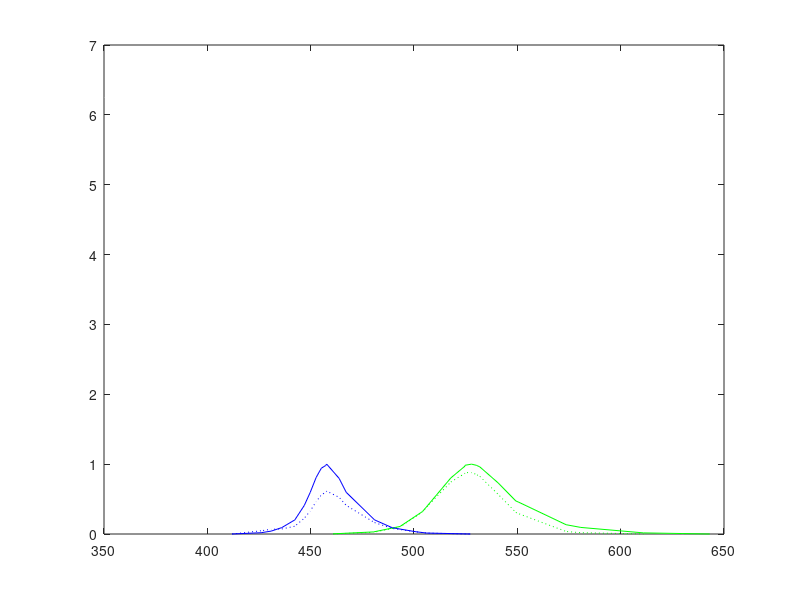

Reproduce this figure in MATLAB. (Note: this script raises an error after producing the figure.)
%% Clear
clear

%% CIE HUMAN SCOTOPIC
h2x = [380 381 382 383 384 385 386 387 388 389 390 391 392 393 394 395 396 397 398 399 400 401 402 403 404 405 406 407 408 409 410 411 412 413 414 415 416 417 418 419 420 421 422 423 424 425 426 427 428 429 430 431 432 433 434 435 436 437 438 439 440 441 442 443 444 445 446 447 448 449 450 451 452 453 454 455 456 457 458 459 460 461 462 463 464 465 466 467 468 469 470 471 472 473 474 475 476 477 478 479 480 481 482 483 484 485 486 487 488 489 490 491 492 493 494 495 496 497 498 499 500 501 502 503 504 505 506 507 508 509 510 511 512 513 514 515 516 517 518 519 520 521 522 523 524 525 526 527 528 529 530 531 532 533 534 535 536 537 538 539 540 541 542 543 544 545 546 547 548 549 550 551 552 553 554 555 556 557 558 559 560 561 562 563 564 565 566 567 568 569 570 571 572 573 574 575 576 577 578 579 580 581 582 583 584 585 586 587 588 589 590 591 592 593 594 595 596 597 598 599 600 601 602 603 604 605 606 607 608 609 610 611 612 613 614 615 616 617 618 619 620 621 622 623 624 625 626 627 628 629 630 631 632 633 634 635 636 637 638 639 640 641 642 643 644 645 646 647 648 649 650 651 652 653 654 655 656 657 658 659 660 661 662 663 664 665 666 667 668 669 670 671 672 673 674 675 676 677 678 679 680 681 682 683 684 685 686 687 688 689 690 691 692 693 694 695 696 697 698 699 700 701 702 703 704 705 706 707 708 709 710 711 712 713 714 715 716 717 718 719 720 721 722 723 724 725 726 727 728 729 730 731 732 733 734 735 736 737 738 739 740 741 742 743 744 745 746 747 748 749 750 751 752 753 754 755 756 757 758 759 760 761 762 763 764 765 766 767 768 769 770 771 772 773 774 775 776 777 778 779 780];
h2y = [0.000589 0.000665 0.000752 0.000854 0.000972 0.001108 0.001268 0.001453 0.001668 0.001918 0.002209 0.002547 0.002939 0.003394 0.003921 0.00453 0.00524 0.00605 0.00698 0.00806 0.00929 0.0107 0.01231 0.01413 0.01619 0.01852 0.02113 0.02405 0.0273 0.03089 0.03484 0.03916 0.0439 0.049 0.0545 0.0604 0.0668 0.0736 0.0808 0.0885 0.0966 0.1052 0.1141 0.1235 0.1334 0.1436 0.1541 0.1651 0.1764 0.1879 0.1998 0.2119 0.2243 0.2369 0.2496 0.2625 0.2755 0.2886 0.3017 0.3149 0.3281 0.3412 0.3543 0.3673 0.3803 0.3931 0.406 0.418 0.431 0.443 0.455 0.467 0.479 0.49 0.502 0.513 0.524 0.535 0.546 0.557 0.567 0.578 0.588 0.599 0.61 0.62 0.631 0.642 0.653 0.664 0.676 0.687 0.699 0.71 0.722 0.734 0.745 0.757 0.769 0.781 0.793 0.805 0.817 0.828 0.84 0.851 0.862 0.873 0.884 0.894 0.904 0.914 0.923 0.932 0.941 0.949 0.957 0.964 0.97 0.976 0.982 0.986 0.99 0.994 0.997 0.998 1 1 1 0.998 0.997 0.994 0.99 0.986 0.981 0.975 0.968 0.961 0.953 0.944 0.935 0.925 0.915 0.904 0.892 0.88 0.867 0.854 0.84 0.826 0.811 0.796 0.781 0.765 0.749 0.733 0.717 0.7 0.683 0.667 0.65 0.633 0.616 0.599 0.581 0.564 0.548 0.531 0.514 0.497 0.481 0.465 0.448 0.433 0.417 0.402 0.3864 0.3715 0.3569 0.3427 0.3288 0.3151 0.3018 0.2888 0.2762 0.2639 0.2519 0.2403 0.2291 0.2182 0.2076 0.1974 0.1876 0.1782 0.169 0.1602 0.1517 0.1436 0.1358 0.1284 0.1212 0.1143 0.1078 0.1015 0.0956 0.0899 0.0845 0.0793 0.0745 0.0699 0.0655 0.0613 0.0574 0.0537 0.0502 0.0469 0.0438 0.0409 0.03816 0.03558 0.03315 0.03087 0.02874 0.02674 0.02487 0.02312 0.02147 0.01994 0.01851 0.01718 0.01593 0.01477 0.01369 0.01269 0.01175 0.01088 0.01007 0.00932 0.00862 0.00797 0.00737 0.00682 0.0063 0.00582 0.00538 0.00497 0.00459 0.00424 0.003913 0.003613 0.003335 0.003079 0.002842 0.002623 0.002421 0.002235 0.002062 0.001903 0.001757 0.001621 0.001497 0.001382 0.001276 0.001178 0.001088 0.001005 0.000928 0.000857 0.000792 0.000732 0.000677 0.000626 0.000579 0.000536 0.000496 0.000459 0.000425 0.0003935 0.0003645 0.0003377 0.0003129 0.0002901 0.0002689 0.0002493 0.0002313 0.0002146 0.0001991 0.0001848 0.0001716 0.0001593 0.000148 0.0001375 0.0001277 0.0001187 0.0001104 0.0001026 0.0000954 0.0000888 0.0000826 0.0000769 0.0000715 0.0000666 0.000062 0.0000578 0.0000538 0.0000501 0.0000467 0.0000436 0.0000406 0.00003789 0.00003533 0.00003295 0.00003075 0.0000287 0.00002679 0.00002501 0.00002336 0.00002182 0.00002038 0.00001905 0.0000178 0.00001664 0.00001556 0.00001454 0.0000136 0.00001273 0.00001191 0.00001114 0.00001043 0.00000976 0.00000914 0.00000856 0.00000802 0.00000751 0.00000704 0.0000066 0.00000618 0.0000058 0.00000544 0.0000051 0.00000478 0.00000449 0.00000421 0.000003951 0.000003709 0.000003482 0.00000327 0.00000307 0.000002884 0.00000271 0.000002546 0.000002393 0.00000225 0.000002115 0.000001989 0.00000187 0.000001759 0.000001655 0.000001557 0.000001466 0.000001379 0.000001299 0.000001223 0.000001151 0.000001084 0.000001022 0.000000962 0.000000907 0.000000855 0.000000806 0.00000076 0.000000716 0.000000675 0.000000637 0.000000601 0.000000567 0.000000535 0.000000505 0.000000477 0.00000045 0.000000425 0.000000401 0.000000379 0.000000358 0.0000003382 0.0000003196 0.0000003021 0.0000002855 0.0000002699 0.0000002552 0.0000002413 0.0000002282 0.0000002159 0.0000002042 0.0000001932 0.0000001829 0.0000001731 0.0000001638 0.0000001551 0.0000001468 0.000000139];

%% CIE HUMAN PHOTOTOPIC
h1x = [380 381 382 383 384 385 386 387 388 389 390 391 392 393 394 395 396 397 398 399 400 401 402 403 404 405 406 407 408 409 410 411 412 413 414 415 416 417 418 419 420 421 422 423 424 425 426 427 428 429 430 431 432 433 434 435 436 437 438 439 440 441 442 443 444 445 446 447 448 449 450 451 452 453 454 455 456 457 458 459 460 461 462 463 464 465 466 467 468 469 470 471 472 473 474 475 476 477 478 479 480 481 482 483 484 485 486 487 488 489 490 491 492 493 494 495 496 497 498 499 500 501 502 503 504 505 506 507 508 509 510 511 512 513 514 515 516 517 518 519 520 521 522 523 524 525 526 527 528 529 530 531 532 533 534 535 536 537 538 539 540 541 542 543 544 545 546 547 548 549 550 551 552 553 554 555 556 557 558 559 560 561 562 563 564 565 566 567 568 569 570 571 572 573 574 575 576 577 578 579 580 581 582 583 584 585 586 587 588 589 590 591 592 593 594 595 596 597 598 599 600 601 602 603 604 605 606 607 608 609 610 611 612 613 614 615 616 617 618 619 620 621 622 623 624 625 626 627 628 629 630 631 632 633 634 635 636 637 638 639 640 641 642 643 644 645 646 647 648 649 650 651 652 653 654 655 656 657 658 659 660 661 662 663 664 665 666 667 668 669 670 671 672 673 674 675 676 677 678 679 680 681 682 683 684 685 686 687 688 689 690 691 692 693 694 695 696 697 698 699 700 701 702 703 704 705 706 707 708 709 710 711 712 713 714 715 716 717 718 719 720 721 722 723 724 725 726 727 728 729 730 731 732 733 734 735 736 737 738 739 740 741 742 743 744 745 746 747 748 749 750 751 752 753 754 755 756 757 758 759 760 761 762 763 764 765 766 767 768 769 770 771 772 773 774 775 776 777 778 779 780];
h1y = [0.0002 0.000228 0.000261 0.000299 0.000344 0.000396 0.000455 0.000525 0.000604 0.000696 0.0008 0.000916 0.00105 0.0012 0.00136 0.00155 0.00175 0.00188 0.00223 0.0025 0.0028 0.00312 0.00346 0.00383 0.00423 0.00466 0.00512 0.00562 0.00617 0.00676 0.0074 0.00815 0.00896 0.00983 0.0108 0.0118 0.0128 0.014 0.0151 0.0163 0.0175 0.0186 0.0196 0.0207 0.0217 0.0227 0.0236 0.0246 0.0255 0.0264 0.0273 0.0283 0.0294 0.0304 0.0315 0.0326 0.0337 0.0347 0.0358 0.0369 0.0379 0.0388 0.0398 0.0406 0.0415 0.0424 0.0433 0.0441 0.045 0.0459 0.0468 0.0477 0.0487 0.0498 0.0509 0.0521 0.0534 0.0549 0.0564 0.0581 0.06 0.0626 0.0653 0.068 0.0709 0.0739 0.077 0.0803 0.0837 0.0872 0.091 0.0949 0.099 0.104 0.108 0.113 0.118 0.123 0.128 0.133 0.139 0.145 0.15 0.156 0.163 0.169 0.176 0.184 0.191 0.199 0.208 0.217 0.227 0.237 0.247 0.259 0.27 0.28229 0.29505 0.30857 0.323 0.3384 0.35468 0.37169 0.38928 0.4073 0.42562 0.4443 0.46339 0.48293 0.503 0.52356 0.54451 0.56569 0.58696 0.6082 0.62934 0.6503 0.67087 0.69084 0.71 0.72818 0.74546 0.76196 0.77783 0.7932 0.80811 0.82249 0.8363 0.84949 0.862 0.87381 0.88496 0.89549 0.90544 0.91485 0.92373 0.93209 0.93992 0.94722 0.954 0.96025 0.966 0.97126 0.97602 0.9803 0.98409 0.98748 0.99031 0.99281 0.99495 0.99671 0.99809 0.99911 0.99974 1 0.99985 0.9993 0.99832 0.99689 0.995 0.9926 0.98974 0.98644 0.98272 0.9786 0.97408 0.96917 0.96385 0.95813 0.952 0.94545 0.93849 0.93116 0.92345 0.9154 0.907 0.89827 0.8892 0.87978 0.87 0.85986 0.84939 0.83862 0.82758 0.8163 0.80479 0.79308 0.78119 0.76915 0.757 0.74475 0.73242 0.72 0.70749 0.6949 0.68221 0.66947 0.65674 0.64384 0.631 0.61815 0.60531 0.59247 0.57963 0.5668 0.55396 0.54113 0.52835 0.51563 0.503 0.49046 0.47803 0.46567 0.4534 0.4412 0.42908 0.41703 0.40503 0.39303 0.381 0.36891 0.35682 0.34477 0.33281 0.32 0.30933 0.29785 0.28659 0.27562 0.265 0.25476 0.24488 0.23533 0.22605 0.217 0.20816 0.19954 0.19115 0.18297 0.175 0.16722 0.15964 0.15227 0.14512 0.1382 0.1315 0.12502 0.11877 0.11276 0.107 0.10147 0.0962 0.0911 0.0863 0.0816 0.0771 0.0728 0.0687 0.0648 0.061 0.0574 0.054 0.0507 0.0475 0.0446 0.0418 0.0391 0.0366 0.0342 0.032 0.03 0.0281 0.0263 0.0247 0.0232 0.0218 0.0205 0.0193 0.0181 0.017 0.0159 0.0148 0.0138 0.0128 0.0119 0.0111 0.0103 0.00953 0.00885 0.00821 0.00762 0.00709 0.00659 0.00614 0.00572 0.00534 0.005 0.00468 0.00438 0.0041 0.00384 0.00359 0.00335 0.00313 0.00293 0.00274 0.00256 0.00239 0.00224 0.00209 0.00195 0.00182 0.0017 0.00159 0.00148 0.00138 0.00129 0.0012 0.00112 0.00105 0.000977 0.000911 0.00085 0.000793 0.00074 0.00069 0.000643 0.000599 0.000558 0.00052 0.000484 0.00045 0.000418 0.000389 0.000361 0.000335 0.000311 0.000289 0.000268 0.000249 0.000231 0.000215 0.000199 0.000185 0.000172 0.000151 0.000149 0.000138 0.000129 0.00012 0.000112 0.000104 0.0000973 0.0000908 0.0000848 0.0000791 0.0000739 0.0000689 0.0000643 0.00006 0.000056 0.0000522 0.0000487 0.0000454 0.0000424 0.0000396 0.0000369 0.0000345 0.0000321 0.00003 0.000028 0.0000261 0.0000244 0.0000227 0.0000212 0.0000198 0.0000185 0.0000172 0.0000161 0.000015];

%% MOUSE SENSITIVITY based on Jacobs
m1x = [350.516351118761 366.006884681583 383.562822719449 393.889845094664 421.256454388984 432.616179001721 447.590361445783 492.512908777969 504.905335628227 536.402753872633 552.409638554217 571.514629948365 584.423407917384 612.822719449225 630.378657487091];
m1y = [6.74545454545455 6.79090909090909 6.69090909090909 6.52727272727273 5.61818181818182 5.49090909090909 5.6 5.91818181818182 5.94545454545455 5.87272727272727 5.73636363636364 5.41818181818182 5.14545454545455 4.35454545454545 3.71818181818182];
%m1x = m1x(6:15)
%m1y = m1y(6:15)
m1y = m1y-5.95;%-5.68;
m1y = 10.^m1y;

%% MOUSE SENSITIVITY based on NIKODINGES
m2x = [325.188916876574 338.790931989924 355.415617128464 363.727959697733 379.596977329975 394.710327455919 408.31234256927 435.51637279597 441.561712846348 449.874055415617 468.765743073048 497.481108312343 511.83879093199 529.219143576826 561.712846347607 586.649874055416 614.609571788413];
m2y = [-0.248618784530387 -0.101289134438306 -0.00920810313075507 0 -0.0920810313075506 -0.322283609576427 -0.644567219152855 -1.49171270718232 -1.65745856353591 -1.65745856353591 -1.55616942909761 -1.41804788213628 -1.42725598526704 -1.46408839779006 -1.83241252302026 -2.34806629834254 -3.1767955801105];
m2y = m2y+1.4;%+1.75;
m2y = 10.^m2y;


%% GREEN LUXEON LED PM01
gx = [460.91515729266 480.362249761678 493.231649189704 504.099142040038 506.673021925643 517.826501429933 524.690181124881 524.690181124881 527.836034318398 530.123927550048 531.839847473785 540.705433746425 549.28503336511 550.428979980934 573.593898951382 580.743565300286 611.058150619638 643.088655862726];
gy = [0.00229357798165142 0.0298165137614679 0.107798165137615 0.321100917431193 0.410550458715596 0.802752293577982 0.972477064220183 0.98394495412844 1 0.98394495412844 0.961009174311927 0.731651376146789 0.472477064220184 0.458715596330275 0.13302752293578 0.0940366972477065 0.0160550458715596 0];
gh = interp1(h1x,h1y,gx).*gy;
gm = interp1(m1x,m1y,gx).*gy;

%% BLUE LUXEON LED PM01
bx = [412.011439466158 426.02478551001 430.886558627264 436.034318398475 442.32602478551 446.901811248808 449.76167778837 452.621544327931 454.337464251668 455.195424213537 457.19733079123 457.769304099142 463.775023832221 467.206863679695 480.93422306959 489.513822688275 500.95328884652 506.101048617731 527.264061010486];
by = [0 0.018348623853211 0.0412844036697247 0.0917431192660551 0.201834862385321 0.408256880733945 0.594036697247706 0.807339449541284 0.899082568807339 0.942660550458716 0.979357798165138 1 0.795871559633027 0.596330275229358 0.201834862385321 0.0894495412844036 0.0321100917431193 0.0137614678899083 0];
%bh = interp1(h1x,h1y,bx).*by;
%bm = interp1(m1x,m1y,bx).*by;

%%PLOTS FOR PRESENTATION
bh1 = interp1(h1x,h1y,bx).*by;
bh2 = interp1(h2x,h2y,bx).*by;
bm = interp1(m1x,m1y,bx).*by;
plot(h1x,h1y,'m',h2x,h2y,'k',m1x,m1y,'m:',bx,by,'b--',bx,bh1,'b',bx,bh2,'b',bx,bm,'b:');
legend('Human photopic','Human scotopic','Mouse photopic ~= scotopic','LED BLUE','LED BLUE corrected for human photopic','LED BLUE corrected for human scotopic','LED BLUE corrected for mouse');
xlim([420,700]);



%% CALCULATE ... cd/m2 of 1 internal photodiode (USB device)-5ms unit (ipu)
bh = interp1(h2x,h2y,bx).*by;
bm = interp1(m2x,m2y,bx).*by;
plot(bx,bh,bx,by,h2x,h2y,m1x,m1y,bx,bm);
cval1 = 1/2189; %(W/m2/sr)/(pu/ms) , based on calibration data, (pu = photodiode unit)
cval2 = 1/683; %(W/m2/sr) / (cd/m2)

cval3 = sum((bx(2:end)-bx(1:end-1)).*((by(2:end)+by(1:end-1))/2)); %surface underneath bx-by
cval4 = sum((bx(2:end)-bx(1:end-1)).*((bh(2:end)+bh(1:end-1))/2)); %surface underneath bx-bh
cval5 = cval4/cval3; %blue led spectrum relative to CIE scotopic

cval6 = cval1 / cval2; %(cd/m2) / (pu/ms)  <-->  (cd*ms/m2) / (pu)
cval7 = cval6 * cval5; %correting for blue led characteristics 
fprintf('%10.5f\n',cval7*28000); %multiply with measured pu/ms and there's your candela's per square meter

%internal system however works with pu and we want to see cs*s/m2
cval8 = 1000; %ms/s
cval9 = (cval7/cval8); %(cs*s/m2) / (pu)
fprintf('%10.5f\n',cval9*14); %multiply with pu and there's your candela's times seconds per square meter


%% UV LED
ux = [370 375 380];
uy = [0.001 1 0.001];

%plot(a,b,'r',c,d,'g',linspace(380,780,i),polyval(e,linspace(380,780,i)))
%plot(mx,my,'r',linspace(380,610,i),polyval(mpoly,linspace(380,610,i)),'b')
%plot(m2x,m2y,'m',hx,hy,'r',gx,gy,'g',gx,gm,'g:',bx,by,'b',bx,bm,'b:')
%plot(mx,my,'r',linspace(380,610,i),interp1(mx,my,linspace(380,610,i)),'b')
%plot(m1x,m1y,'w',h1x,h1y,'r',gx,gy,'g',bx,by,'b',gx,gm,'g:',bx,bm,'b:',gx,gh,'g--',bx,bh,'b--')
%plot(m1x,m1y,'w',gx,gy,'g',bx,by,'b',gx,gm,'g:',bx,bm,'b:')


%% PLOT
plot(m1x,m1y,'w',gx,gy,'g',ux,uy,'m',bx,by,'b',h1x,h1y,'w:')
set(gca,'Color',[0,0,0]);

%% Vairate
plot(m1x,m1y,'w',gx,gy,'g',bx,by,'b',gx,gm,'g:',bx,bm,'b:')
set(gca,'Color',[0,0,0]);

wperuG = 2.2645/opp(gx,gy)/5.8
wperuB = 4/opp(bx,by)
MOUSE_GREEN_LED = opp(gx,gm) * wperuG * 683
MOUSE_BLUE_LED = opp(gx,bm) * wperuB * 683


%% Calc
wperu = 2.2645/opp(gx,gy)/5.8;
HUMAN_GREEN_LED = opp(gx,gh) * wperu * 683
MOUSE_GREEN_LED = opp(gx,gm) * wperu * 683;

wperu = 4/opp(bx,by);
HUMAN_BLUE_LED = opp(bx,bh) * wperu * 683
MOUSE_BLUE_LED = opp(bx,bm) * wperu * 683;


%% NOTTIN
%s = size(mx);
%s = s(1,2);
%totx = [];
%toty = [];
%for i = (2:1:s)
%  totx = [totx linspace(mx(i-1),mx(i),10)];
%  toty = [toty linspace(my(i-1),my(i),10)];
%end
%mpoly = polyfit(totx,toty,35);

%by = by * 4/opp(bx,by);
%gy = gy * 2.645/opp(gx,gy);
%LED's mouse adapted
%gm = (polyval(mpoly,gx).*gy);
%bm = (polyval(mpoly,bx).*by);
